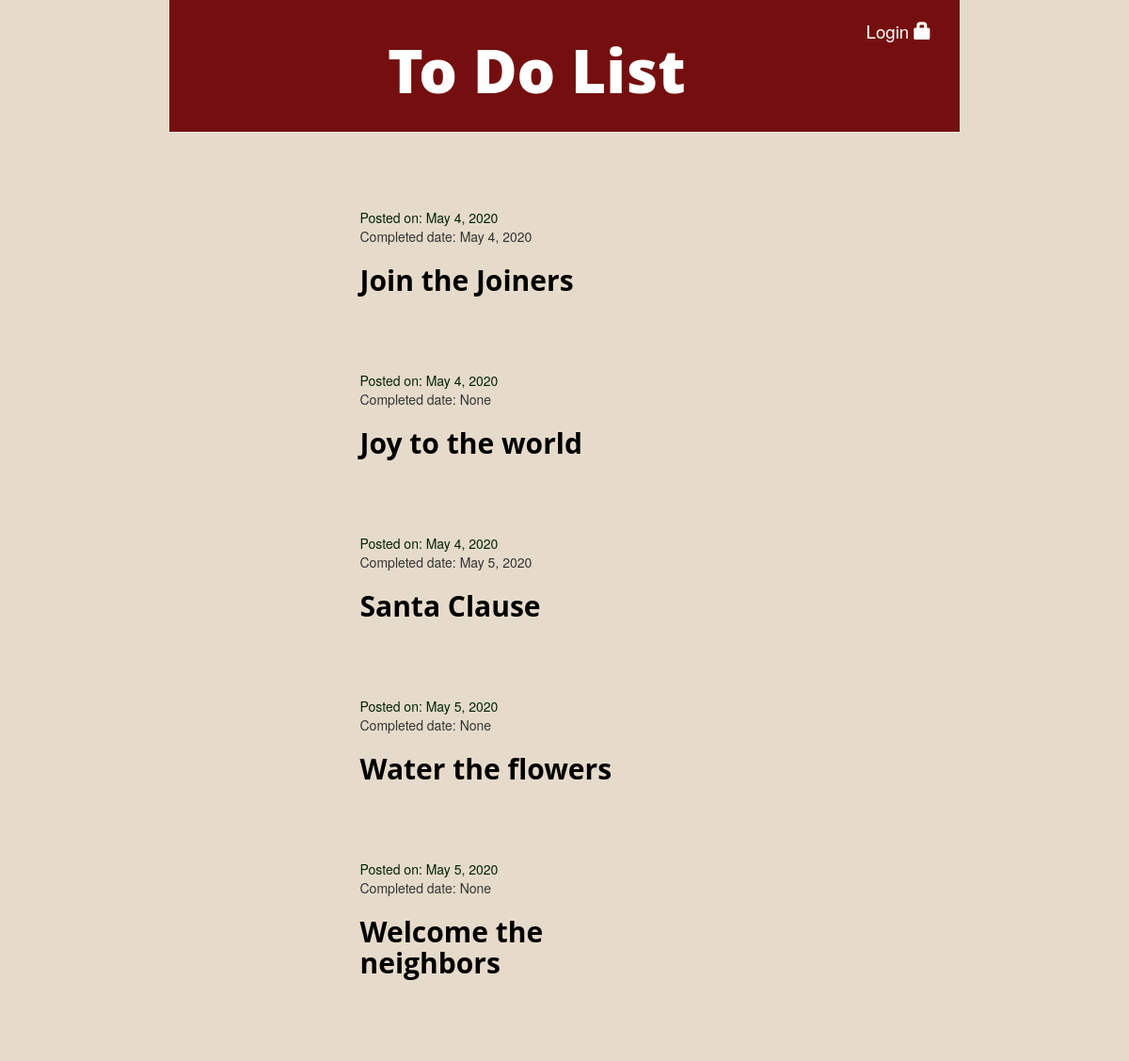
Before: / with the older database file.
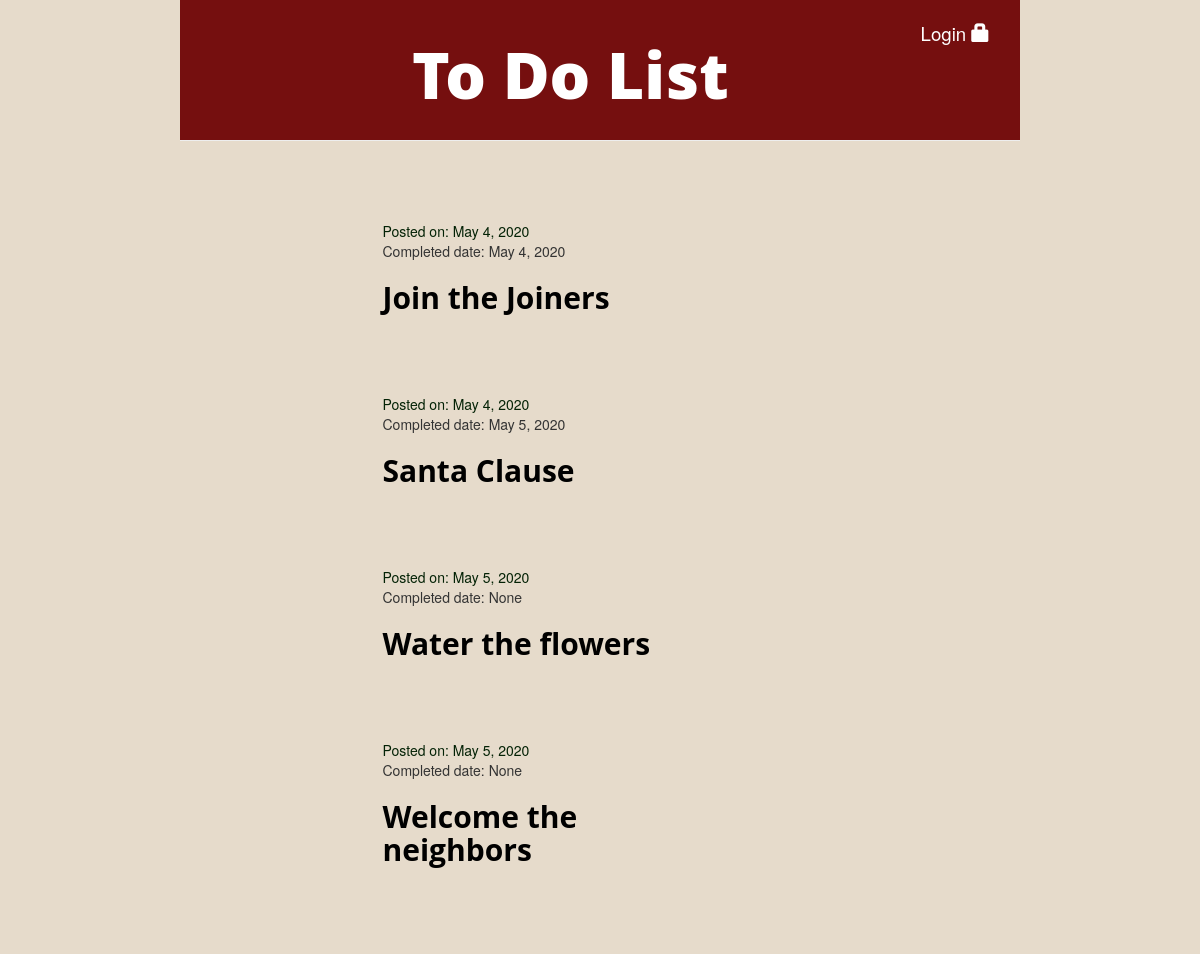
After: the same page with the newer database file.
### todoapp/models.py (models this page shows, shortened)
class Task(models.Model):
    posted_by = models.ForeignKey(settings.AUTH_USER_MODEL, on_delete=models.CASCADE, null=True)
    task_title = models.CharField(max_length=100)
    task_text = models.TextField()
    posted_date = models.DateField(default=timezone.now)
    checkbox = models.BooleanField(default=False)
    completed_date = models.DateField(blank=True, null=True)

### todoapp/views.py (the view)
# urls.py: path('', views.task_list, name='task_list'),
def task_list(request):
    tasks = Task.objects.filter(posted_date__lte=timezone.now()).order_by('posted_date')
    return render(request, 'todoapp/task_list.html', {'tasks': tasks})

### todoapp/templates/todoapp/task_list.html (shortened to what this page needs)
{% extends 'todoapp/base.html' %}
{% block content %}
{% for task in tasks %}
<div class='task-container'>
    <div class="task">
        <div class="date">Posted on: {{ task.posted_date }}</div>
        <p>Completed date: {{ task.completed_date }}</p>
        <h2><a href="{% url 'task_detail' pk=task.pk %}">{{ task.task_title }}</a></h2>
    </div>
</div>
{% endfor %}
{% endblock %}

Changed rows visible on the page:
removed Task: posted_date "May 4, 2020", completed_date "None", task_title "Joy to the world"
